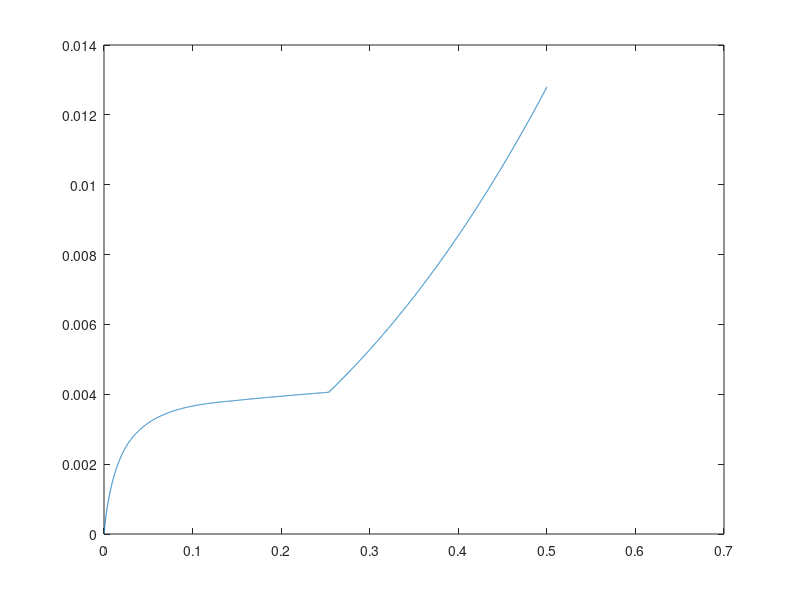

Write the MATLAB code that produced this figure.
clc; clear all; close all;
global X Y epsilon

%% time data
ddt=10^-4;
Tmax=0.5;

%% space data
N=50;
h=1/(N+1);
x=[0:h:1]';
[X,Y]=meshgrid(x,x);

A=sparse(diag(-2*ones(N+2,1))+diag(ones(N+1,1),1)+diag(ones(N+1,1),-1));
A(1,2)=2; A(end,end-1)=2;
A=-A./(h^2);
id=speye(N+2,N+2);

Ax=kron(A,id);
Ay=kron(id,A);
Id=speye(size(Ax));

%% mathematicals data
t=0;
U=cos(pi*X).*cos(pi*Y).*exp(sin(t));
U=reshape(U,[],1);
epsilon=.1;

%% let's go
ERR=[];
TIME=[];
while t<Tmax
    clc; t=t+ddt
    
     uex=cos(pi*X).*cos(pi*Y).*exp(sin(t));
     Uex=reshape(uex,[],1);
     f=cos(t)*uex+2*pi^2*uex+(uex.^3-uex)/(epsilon^2);
     f=reshape(f,[],1);
    
     % step 1
     dt=ddt;
     Z=(Id+dt*Ax)\(-dt*Ax*U);
     V1=Z+U;
      
     % step 2
     dt=ddt;
     Z=(Id+dt*Ay)\(-dt*Ay*V1+dt*f);
     V2=Z+V1;
     
     % step 3
     dt=ddt;
     nom=V2;
     denom=V2.^2+(1-V2.^2).*exp(-2*dt/(epsilon^2));
     denom=sqrt(denom);
     U=nom./denom;
     
     % erreur
     err=max(abs(Uex-U));
     ERR=[ERR err];
     TIME=[TIME t];
    
end
    
figure(1)
plot(TIME,ERR)  